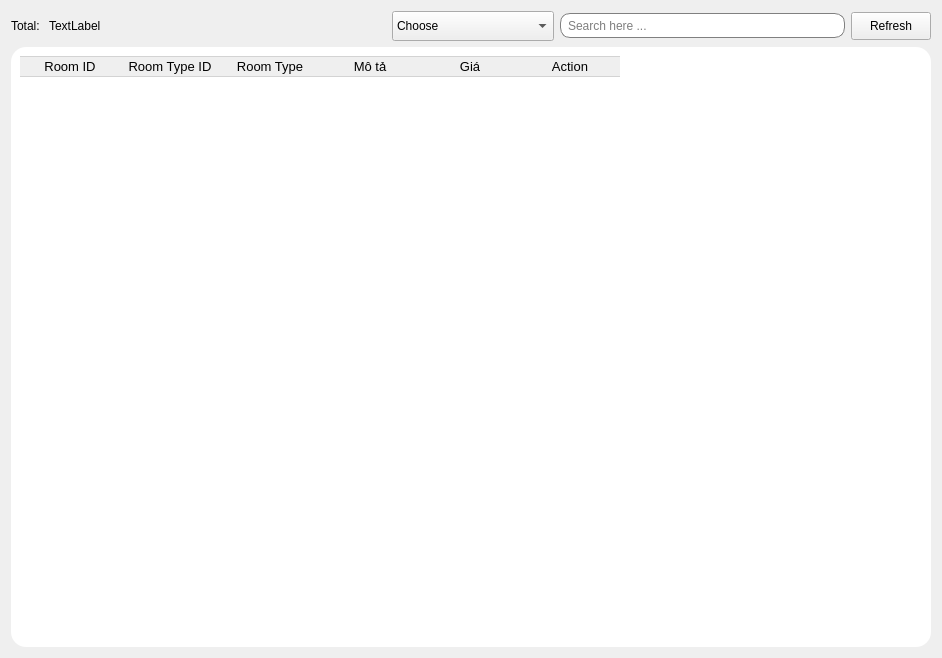
                   <widget class="QWidget" name="layoutWidget">
                    <property name="geometry">
                     <rect>
                      <x>10</x>
                      <y>10</y>
                      <width>922</width>
                      <height>638</height>
                     </rect>
                    </property>
                    <layout class="QVBoxLayout" name="verticalLayout_15">
                     <item>
                      <layout class="QHBoxLayout" name="horizontalLayout_158">
                       <item>
                        <layout class="QHBoxLayout" name="horizontalLayout_159">
                         <item>
                          <widget class="QLabel" name="label_86">
                           <property name="text">
                            <string>Total: </string>
                           </property>
                          </widget>
                         </item>
                         <item>
                          <widget class="QLabel" name="totalroom_19">
                           <property name="text">
                            <string>TextLabel</string>
                           </property>
                          </widget>
                         </item>
                        </layout>
                       </item>
                       <item>
                        <spacer name="horizontalSpacer_126">
                         <property name="orientation">
                          <enum>Qt::Orientation::Horizontal</enum>
                         </property>
                         <property name="sizeHint" stdset="0">
                          <size>
                           <width>40</width>
                           <height>20</height>
                          </size>
                         </property>
                        </spacer>
                       </item>
                       <item>
                        <widget class="QComboBox" name="CBSR">
                         <property name="minimumSize">
                          <size>
                           <width>0</width>
                           <height>30</height>
                          </size>
                         </property>
                         <item>
                          <property name="text">
                           <string>Choose</string>
                          </property>
                         </item>
                         <item>
                          <property name="text">
                           <string>Room ID</string>
                          </property>
                         </item>
                         <item>
                          <property name="text">
                           <string>Room Type</string>
                          </property>
                         </item>
                         <item>
                          <property name="text">
                           <string>Tên khách thuê</string>
                          </property>
                         </item>
                         <item>
                          <property name="text">
                           <string>Phòng đang trống</string>
                          </property>
                         </item>
                         <item>
                          <property name="text">
                           <string>Phòng đã có người thuê</string>
                          </property>
                         </item>
                         <item>
                          <property name="text">
                           <string>Phòng đang bảo trì</string>
                          </property>
                         </item>
                         <item>
                          <property name="text">
                           <string>Phòng đã đặt</string>
                          </property>
                         </item>
                        </widget>
                       </item>
                       <item>
                        <widget class="QLineEdit" name="LineEditSearchRoom">
                         <property name="minimumSize">
                          <size>
                           <width>0</width>
                           <height>25</height>
                          </size>
                         </property>
                         <property name="styleSheet">
                          <string notr="true">QLineEdit{
padding-left:5px;
border: 1px solid gray;
border-radius: 10px;
}</string>
                         </property>
                         <property name="placeholderText">
                          <string>Search here ...</string>
                         </property>
                        </widget>
                       </item>
                       <item>
                        <widget class="QPushButton" name="Refbtn">
                         <property name="minimumSize">
                          <size>
                           <width>0</width>
                           <height>28</height>
                          </size>
                         </property>
                         <property name="text">
                          <string>Refresh</string>
                         </property>
                         <property name="icon">
                          <iconset resource="Resources.qrc">
                           <normaloff>:/new/prefix1/Resources/reload.png</normaloff>:/new/prefix1/Resources/reload.png</iconset>
                         </property>
                        </widget>
                       </item>
                      </layout>
                     </item>
                     <item>
                      <widget class="QFrame" name="frame_31">
                       <property name="minimumSize">
                        <size>
                         <width>920</width>
                         <height>600</height>
                        </size>
                       </property>
                       <property name="maximumSize">
                        <size>
                         <width>16777215</width>
                         <height>16777215</height>
                        </size>
                       </property>
                       <property name="styleSheet">
                        <string notr="true">QWidget{
background-color: rgb(255, 255, 255);
border-radius:15px;
}</string>
                       </property>
                       <property name="frameShape">
                        <enum>QFrame::Shape::StyledPanel</enum>
                       </property>
                       <property name="frameShadow">
                        <enum>QFrame::Shadow::Raised</enum>
                       </property>
                       <layout class="QVBoxLayout" name="verticalLayout_73">
                        <item>
                         <widget class="QTableWidget" name="table1">
                          <property name="minimumSize">
                           <size>
                            <width>200</width>
                            <height>200</height>
                           </size>
                          </property>
                          <property name="font">
                           <font>
                            <pointsize>10</pointsize>
                           </font>
                          </property>
                          <property name="styleSheet">
                           <string notr="true">QPushButton{
	 border: none;
}
QTableWidget::item {
       border-right: none;
       border-left: none;
       border-bottom: 1px solid #D3D3D3;
}
QHeaderView::section {
       border: 1px solid #D3D3D3; 
       border-right: none;      
       border-left: none;       
}
QWidget{
border:none;
}</string>
                          </property>
                          <property name="editTriggers">
                           <set>QAbstractItemView::EditTrigger::NoEditTriggers</set>
                          </property>
                          <property name="alternatingRowColors">
                           <bool>true</bool>
                          </property>
                          <property name="selectionMode">
                           <enum>QAbstractItemView::SelectionMode::NoSelection</enum>
                          </property>
                          <property name="showGrid">
                           <bool>false</bool>
                          </property>
                          <property name="sortingEnabled">
                           <bool>false</bool>
                          </property>
                          <property name="cornerButtonEnabled">
                           <bool>true</bool>
                          </property>
                          <attribute name="horizontalHeaderVisible">
                           <bool>true</bool>
                          </attribute>
                          <attribute name="horizontalHeaderCascadingSectionResizes">
                           <bool>false</bool>
                          </attribute>
                          <attribute name="horizontalHeaderHighlightSections">
                           <bool>true</bool>
                          </attribute>
                          <attribute name="horizontalHeaderShowSortIndicator" stdset="0">
                           <bool>false</bool>
                          </attribute>
                          <attribute name="horizontalHeaderStretchLastSection">
                           <bool>false</bool>
                          </attribute>
                          <attribute name="verticalHeaderHighlightSections">
                           <bool>true</bool>
                          </attribute>
                          <column>
                           <property name="text">
                            <string>Room ID</string>
                           </property>
                           <property name="font">
                            <font>
                             <pointsize>10</pointsize>
                            </font>
                           </property>
                          </column>
                          <column>
                           <property name="text">
                            <string>Room Type ID</string>
                           </property>
                           <property name="font">
                            <font>
                             <pointsize>10</pointsize>
                            </font>
                           </property>
                          </column>
                          <column>
                           <property name="text">
                            <string>Room Type</string>
                           </property>
                           <property name="font">
                            <font>
                             <pointsize>10</pointsize>
                            </font>
                           </property>
                          </column>
                          <column>
                           <property name="text">
                            <string>Mô tả</string>
                           </property>
                           <property name="font">
                            <font>
                             <pointsize>10</pointsize>
                            </font>
                           </property>
                          </column>
                          <column>
                           <property name="text">
                            <string>Giá</string>
                           </property>
                           <property name="font">
                            <font>
                             <pointsize>10</pointsize>
                            </font>
                           </property>
                          </column>
                          <column>
                           <property name="text">
                            <string>Action</string>
                           </property>
                           <property name="font">
                            <font>
                             <pointsize>10</pointsize>
                            </font>
                           </property>
                          </column>
                         </widget>
                        </item>
                       </layout>
                      </widget>
                     </item>
                    </layout>
                   </widget>
